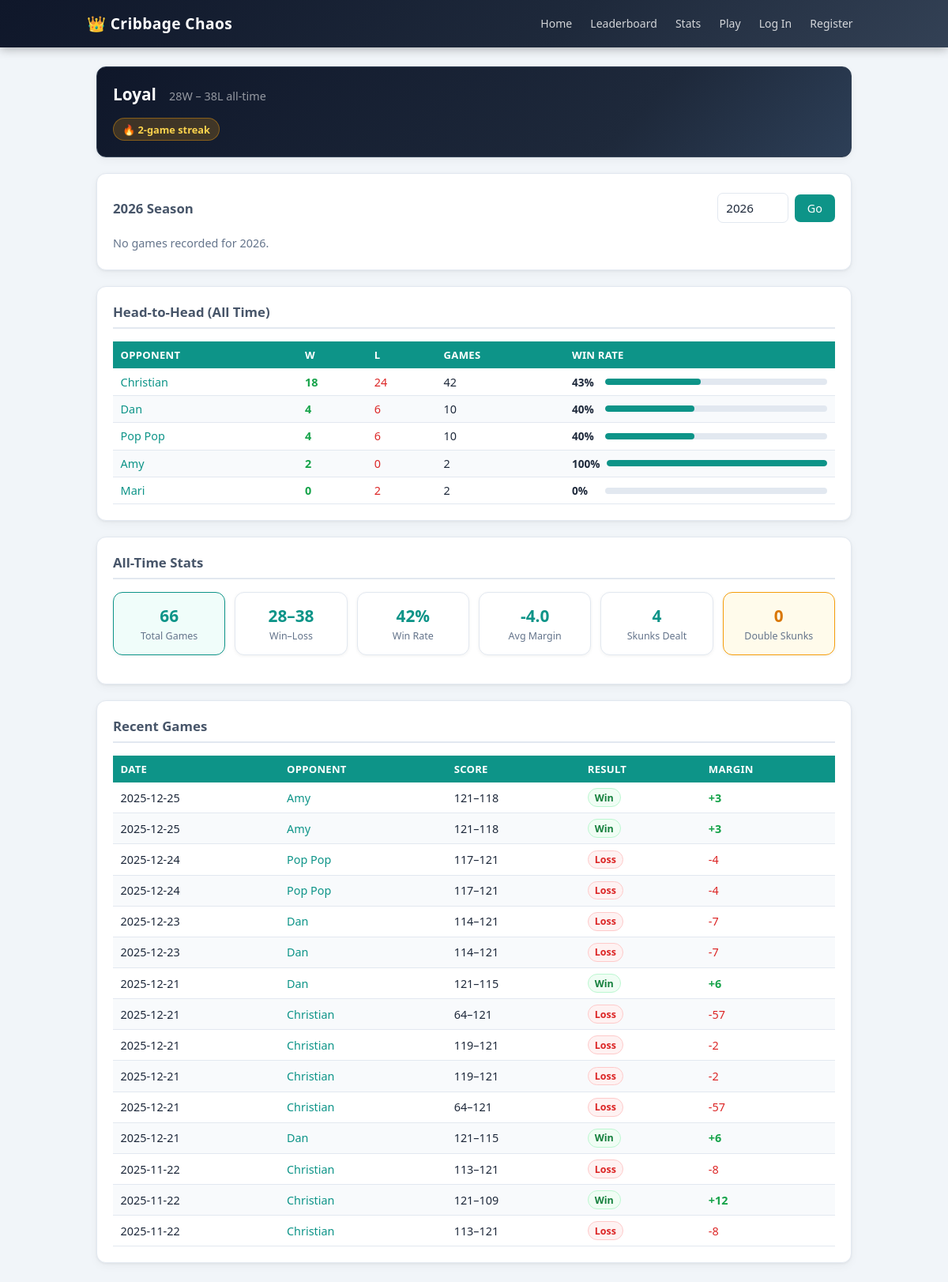
Page /player/2 on the committed database.
### app.py (models this page shows, shortened)
class Player(db.Model):
    __tablename__ = "players"
    id = db.Column(db.Integer, primary_key=True)
    name = db.Column(db.String(80), unique=True, nullable=False)
    created_at = db.Column(db.DateTime, nullable=False, default=datetime.utcnow)

class Game(db.Model):
    __tablename__ = "games"
    __table_args__ = (
        CheckConstraint("player1_id != player2_id", name="ck_unique_players"),
        CheckConstraint("player1_score >= 0", name="ck_player1_score_nonnegative"),
        CheckConstraint("player2_score >= 0", name="ck_player2_score_nonnegative"),
    )
    id = db.Column(db.Integer, primary_key=True)
    played_on = db.Column(db.Date, nullable=False)
    player1_id = db.Column(db.Integer, db.ForeignKey("players.id"), nullable=False)
    player2_id = db.Column(db.Integer, db.ForeignKey("players.id"), nullable=False)
    player1_score = db.Column(db.Integer, nullable=False)
    player2_score = db.Column(db.Integer, nullable=False)
    winner_id = db.Column(db.Integer, db.ForeignKey("players.id"), nullable=True)
    first_crib_id = db.Column(db.Integer, db.ForeignKey("players.id"), nullable=True)
    notes = db.Column(db.String(255), nullable=True)
    created_at = db.Column(db.DateTime, nullable=False, default=datetime.utcnow)
    player1 = db.relationship("Player", foreign_keys=[player1_id])
    player2 = db.relationship("Player", foreign_keys=[player2_id])
    winner = db.relationship("Player", foreign_keys=[winner_id])
    first_crib = db.relationship("Player", foreign_keys=[first_crib_id])
    @property
    def loser_score(self) -> int:
        if self.winner_id == self.player1_id:
            return self.player2_score
        if self.winner_id == self.player2_id:
            return self.player1_score
        return min(self.player1_score, self.player2_score)
    @property
    def is_double_skunk(self) -> bool:
        return self.loser_score <= DOUBLE_SKUNK_THRESHOLD
    @property
    def is_skunk(self) -> bool:
        return DOUBLE_SKUNK_THRESHOLD < self.loser_score <= SKUNK_THRESHOLD

### app.py (the view)
@app.route("/player/<int:player_id>")
def player_profile(player_id: int):
    player = Player.query.get_or_404(player_id)
    year = request.args.get("year", type=int) or date.today().year
    all_games = Game.query.filter(
        (Game.player1_id == player_id) | (Game.player2_id == player_id)
    ).order_by(Game.played_on.asc(), Game.created_at.asc()).all()
    year_games = [g for g in all_games if g.played_on.year == year]
    def _stats(games):
        wins = losses = draws = skunks = double_skunks = first_cribs = 0
        points_for = points_against = 0
        margins = []
        for g in games:
            if g.player1_id == player_id:
                pf, pa = g.player1_score, g.player2_score
            else:
                pf, pa = g.player2_score, g.player1_score
            points_for += pf
            points_against += pa
            margins.append(pf - pa)
            if g.winner_id is None:
                draws += 1
            elif g.winner_id == player_id:
                wins += 1
                if g.is_skunk:
                    skunks += 1
                if g.is_double_skunk:
                    double_skunks += 1
            else:
                losses += 1
            if g.first_crib_id == player_id:
                first_cribs += 1
        n = len(games)
        decisive = wins + losses
        return {
            "games": n, "wins": wins, "losses": losses, "draws": draws,
            "skunks": skunks, "double_skunks": double_skunks, "first_cribs": first_cribs,
            "win_rate": wins / decisive if decisive else 0.0,
            "avg_margin": sum(margins) / n if n else 0.0,
            "point_diff": points_for - points_against,
        }
    all_time = _stats(all_games)
    this_year = _stats(year_games)
    streak = 0
    for g in sorted(all_games, key=lambda g: (g.played_on, g.created_at), reverse=True):
        if g.winner_id == player_id:
            streak += 1
        elif g.winner_id is not None:
            break
    monthly_wins = [0] * 12
    monthly_losses = [0] * 12
    for g in year_games:
        m = g.played_on.month - 1
        if g.winner_id == player_id:
            monthly_wins[m] += 1
        elif g.winner_id is not None:
            monthly_losses[m] += 1
    running_labels: list[str] = []
    running_win_rate: list[float] = []
    rw = rg = 0
    for g in sorted(year_games, key=lambda g: (g.played_on, g.created_at)):
        rg += 1
        if g.winner_id == player_id:
            rw += 1
        running_labels.append(g.played_on.strftime("%b %d"))
        running_win_rate.append(round(rw / rg * 100, 1))
    all_opponents = Player.query.filter(Player.id != player_id).order_by(Player.name.asc()).all()
    h2h = []
    for opp in all_opponents:
        opp_games = [g for g in all_games if g.player1_id == opp.id or g.player2_id == opp.id]
        w = sum(1 for g in opp_games if g.winner_id == player_id)
        l = sum(1 for g in opp_games if g.winner_id == opp.id)
        if w + l > 0:
            h2h.append({"player": opp, "wins": w, "losses": l, "games": w + l,
                        "win_pct": round(w / (w + l) * 100)})
    h2h.sort(key=lambda x: x["games"], reverse=True)
    ranked, _ = calculate_champion_scores(year)
    my_rank = next((i + 1 for i, r in enumerate(ranked)
                    if r.player.id == player_id and r.games >= MIN_GAMES_FOR_CHAMPION), None)
    my_champion_score = next((r.champion_score for r in ranked if r.player.id == player_id), 0.0)
    recent = sorted(all_games, key=lambda g: (g.played_on, g.created_at), reverse=True)[:15]
    return render_template(
        "player_profile.html",
        player=player,
        year=year,
        all_time=all_time,
        this_year=this_year,
        streak=streak,
        monthly_wins=monthly_wins,
        monthly_losses=monthly_losses,
        running_labels=running_labels,
        running_win_rate=running_win_rate,
        h2h=h2h,
        my_rank=my_rank,
        my_champion_score=my_champion_score,
        recent=recent,
        min_games=MIN_GAMES_FOR_CHAMPION,
    )

### app.py (called while the page is built)
def current_user() -> "User | None":
    uid = session.get("user_id")
    if uid:
        return User.query.get(uid)
    return None

@app.context_processor
def inject_auth_context():
    u = current_user()
    return {"is_admin": bool(u and u.is_admin), "current_user": u}

### templates/player_profile.html (shortened to what this page needs)
{% extends "layout.html" %}
{% block content %}
<section class="panel profile-hero">
  <div class="profile-hero-top">
    <h2 class="profile-name">{{ player.name }}</h2>
    {% if all_time.games > 0 %}
      <span class="profile-record">{{ all_time.wins }}W – {{ all_time.losses }}L all-time</span>
    {% endif %}
  </div>
  <div class="profile-badges">
    {% if streak >= 2 %}
      <span class="badge badge--streak">🔥 {{ streak }}-game streak</span>
    {% endif %}
  </div>
</section>
<section class="panel">
  <div class="panel-header-row">
    <h3>{{ year }} Season</h3>
    <form method="get" class="inline-form">
      <input name="year" type="number" min="2000" max="2100" value="{{ year }}" style="width:90px">
      <button type="submit">Go</button>
    </form>
  </div>
  {% if this_year.games == 0 %}
    <p class="empty-msg">No games recorded for {{ year }}.</p>
  {% endif %}
</section>
{% if h2h %}
<section class="panel">
  <h3>Head-to-Head (All Time)</h3>
  <div class="table-wrap">
  <table>
    <thead>
      <tr>
        <th>Opponent</th>
        <th>W</th>
        <th>L</th>
        <th>Games</th>
        <th>Win Rate</th>
      </tr>
    </thead>
    <tbody>
      {% for row in h2h %}
      <tr>
        <td><a href="{{ url_for('player_profile', player_id=row.player.id) }}" class="player-link">{{ row.player.name }}</a></td>
        <td class="cell-win">{{ row.wins }}</td>
        <td class="cell-loss">{{ row.losses }}</td>
        <td>{{ row.games }}</td>
        <td>
          <div class="h2h-bar-row">
            <span class="h2h-pct">{{ row.win_pct }}%</span>
            <div class="h2h-bar">
              <div class="h2h-bar-fill" style="width:{{ row.win_pct }}%"></div>
            </div>
          </div>
        </td>
      </tr>
      {% endfor %}
    </tbody>
  </table>
  </div>
</section>
{% endif %}
<section class="panel">
  <h3>All-Time Stats</h3>
  {% if all_time.games == 0 %}
    <p class="empty-msg">No games recorded yet.</p>
  {% else %}
  <div class="stat-cards">
    <div class="stat-card stat-card--accent">
      <div class="stat-number">{{ all_time.games }}</div>
      <div class="stat-label">Total Games</div>
    </div>
    <div class="stat-card">
      <div class="stat-number">{{ all_time.wins }}–{{ all_time.losses }}</div>
      <div class="stat-label">Win–Loss</div>
    </div>
    <div class="stat-card">
      <div class="stat-number">{{ "%.0f"|format(all_time.win_rate * 100) }}%</div>
      <div class="stat-label">Win Rate</div>
    </div>
    <div class="stat-card">
      <div class="stat-number">{{ "%+.1f"|format(all_time.avg_margin) }}</div>
      <div class="stat-label">Avg Margin</div>
    </div>
    <div class="stat-card">
      <div class="stat-number">{{ all_time.skunks }}</div>
      <div class="stat-label">Skunks Dealt</div>
    </div>
    <div class="stat-card stat-card--streak">
      <div class="stat-number">{{ all_time.double_skunks }}</div>
      <div class="stat-label">Double Skunks</div>
    </div>
  </div>
  {% endif %}
</section>
<section class="panel">
  <h3>Recent Games</h3>
  {% if not recent %}
    <p class="empty-msg">No games recorded yet.</p>
  {% else %}
  <div class="table-wrap">
  <table>
    <thead>
      <tr>
        <th>Date</th>
        <th>Opponent</th>
        <th>Score</th>
        <th>Result</th>
        <th>Margin</th>
      </tr>
    </thead>
    <tbody>
      {% for game in recent %}
        {% if game.player1_id == player.id %}
          {% set my_score = game.player1_score %}
          {% set opp = game.player2 %}
          {% set opp_score = game.player2_score %}
        {% else %}
          {% set my_score = game.player2_score %}
          {% set opp = game.player1 %}
          {% set opp_score = game.player1_score %}
        {% endif %}
        {% set won = game.winner_id == player.id %}
      <tr>
        <td>{{ game.played_on }}</td>
        <td><a href="{{ url_for('player_profile', player_id=opp.id) }}" class="player-link">{{ opp.name }}</a></td>
        <td>{{ my_score }}–{{ opp_score }}</td>
        <td>
          {% if won %}
            <span class="result-badge result-win">
              {% if game.is_double_skunk %}Dbl Skunk{% elif game.is_skunk %}Skunk{% else %}Win{% endif %}
            </span>
          {% else %}
            <span class="result-badge result-loss">Loss</span>
          {% endif %}
        </td>
        <td class="{% if my_score > opp_score %}cell-win{% else %}cell-loss{% endif %}">
          {{ "%+d"|format(my_score - opp_score) }}
        </td>
      </tr>
      {% endfor %}
    </tbody>
  </table>
  </div>
  {% endif %}
</section>
{% endblock %}

### rows in the picture
Player: name "Loyal"
Player: player.name "Christian", name "Christian"
Player: player.name "Dan", name "Dan"
Player: player.name "Pop Pop", name "Pop Pop"
Player: player.name "Amy", name "Amy"
Player: player.name "Mari"
Game: played_on "2025-12-25", player1_score "121", player2_score "118", shows "Win", my_score "+3"
Game: played_on "2025-12-25", player1_score "121", player2_score "118", shows "Win", my_score "+3"
Game: played_on "2025-12-24", player2_score "117", player1_score "121", shows "Loss", my_score "-4"
Game: played_on "2025-12-24", player2_score "117", player1_score "121", shows "Loss", my_score "-4"
Game: played_on "2025-12-23", player2_score "114", player1_score "121", shows "Loss", my_score "-7"
Game: played_on "2025-12-23", player2_score "114", player1_score "121", shows "Loss", my_score "-7"
Game: played_on "2025-12-21", player1_score "121", player2_score "115", shows "Win", my_score "+6"
Game: played_on "2025-12-21", player2_score "64", player1_score "121", shows "Loss", my_score "-57"
Game: played_on "2025-12-21", player2_score "119", player1_score "121", shows "Loss", my_score "-2"
Game: played_on "2025-12-21", player2_score "119", player1_score "121", shows "Loss", my_score "-2"
Game: played_on "2025-12-21", player2_score "64", player1_score "121", shows "Loss", my_score "-57"
Game: played_on "2025-12-21", player1_score "121", player2_score "115", shows "Win", my_score "+6"
Game: played_on "2025-11-22", player2_score "113", player1_score "121", shows "Loss", my_score "-8"
Game: played_on "2025-11-22", player1_score "121", player2_score "109", shows "Win", my_score "+12"
Game: played_on "2025-11-22", player2_score "113", player1_score "121", shows "Loss", my_score "-8"

### other values in the picture
{{ all_time.wins }} "28"
{{ all_time.losses }} "38"
{{ streak }} "2"
{{ year }} "2026"
{{ row.wins }} "18" "4" "4" "2" "0"
{{ row.losses }} "24" "6" "6" "0" "2"
{{ row.games }} "42" "10" "10" "2" "2"
{{ row.win_pct }} "43" "40" "40" "100" "0"
{{ all_time.games }} "66"
{{ "%.0f"|format(all_time.win_rate * 100) }} "42"
{{ "%+.1f"|format(all_time.avg_margin) }} "-4.0"
{{ all_time.skunks }} "4"
{{ all_time.double_skunks }} "0"
